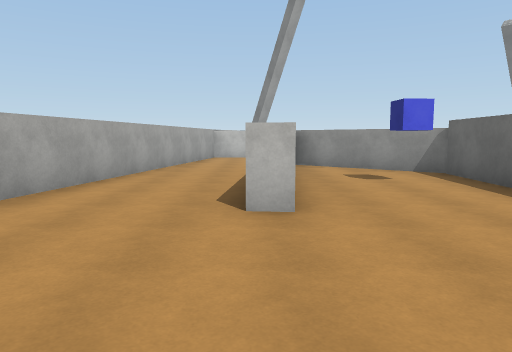
view 1 (above)

20 first-person views from a walk through a Unity game level. The camera is 1.5 m above the floor, tilts 6° down and sees 70° across. The floor is counted in squares, 2 m on a side. Each view is taken from the middle of a square. On the plan, view 1 faces up. The plan holds only what a view shows up to about 11 squares ahead; the rest is blank. The place goes on beyond the plan. The player character is not drawn. Some surface patterns are stand-ins.

view 2
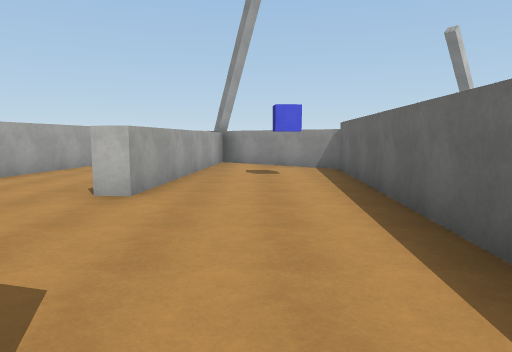

view 3
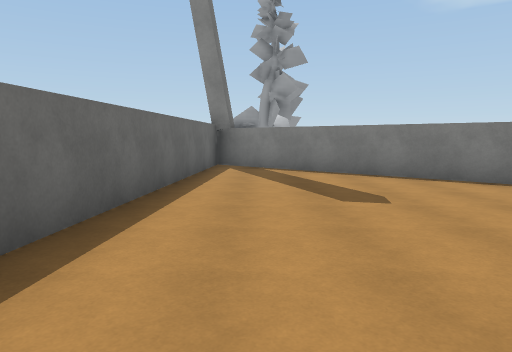

view 4
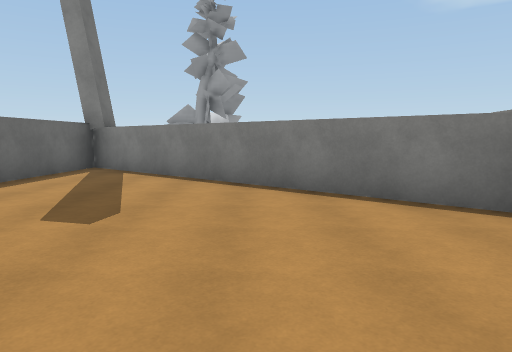

view 5
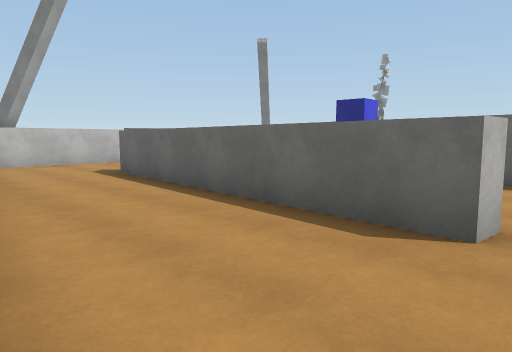

view 6
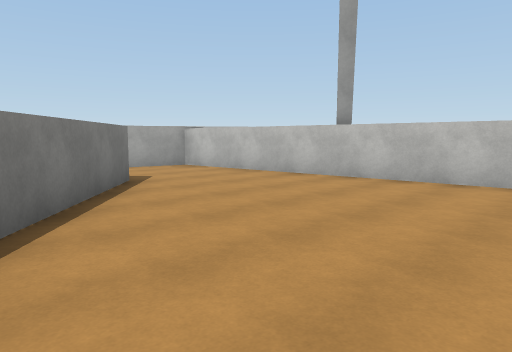

view 7
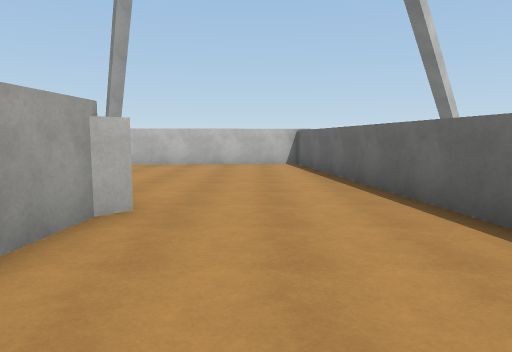

view 8
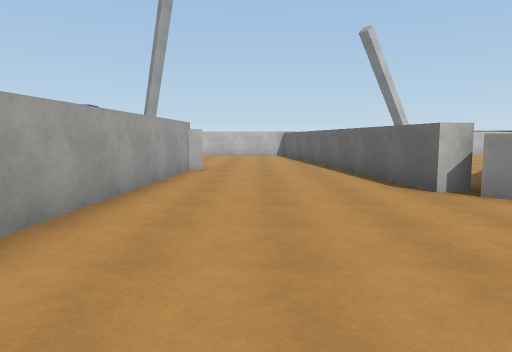

view 9
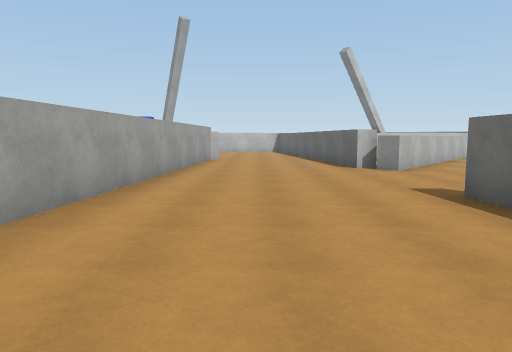

view 10
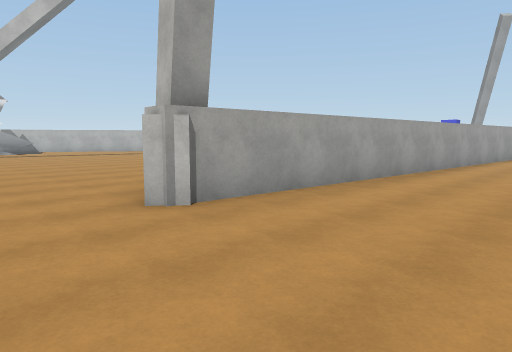

view 11
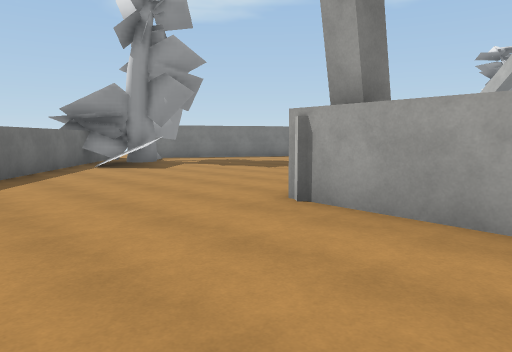

view 12
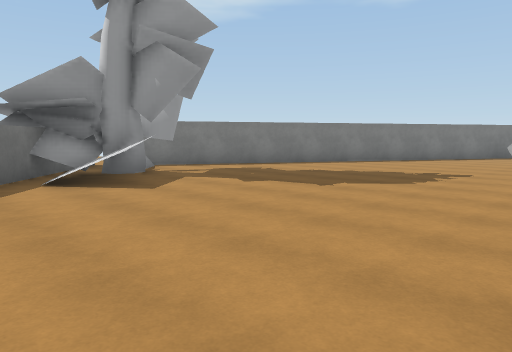

view 13
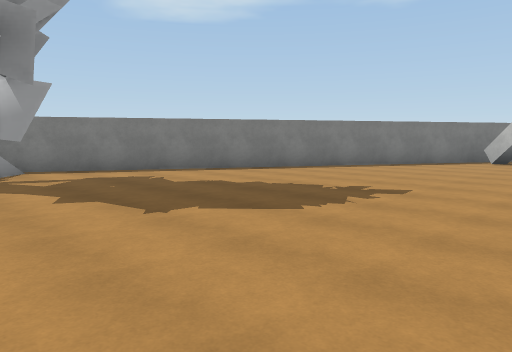

view 14
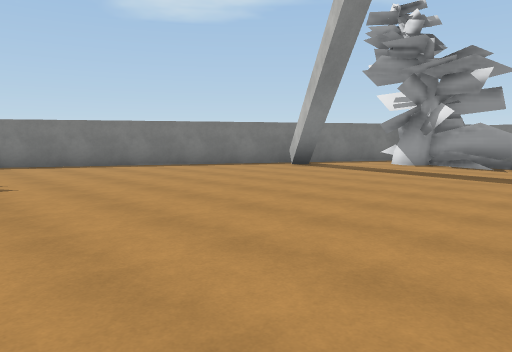

view 15
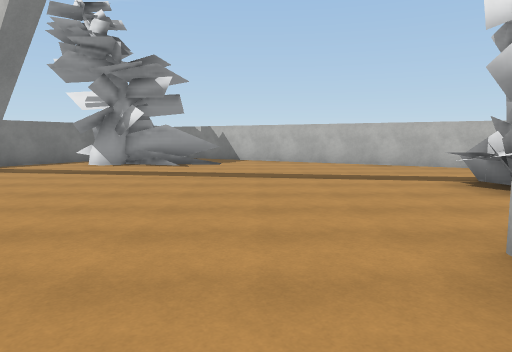

view 16
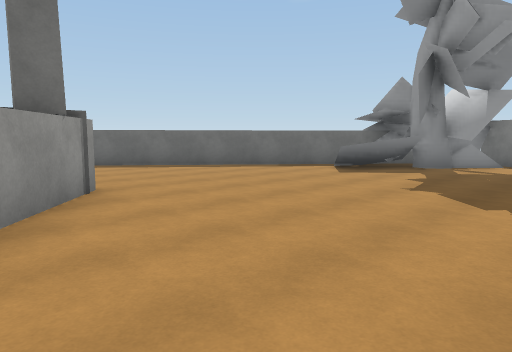

view 17
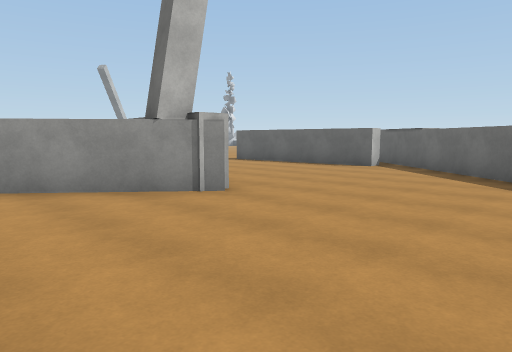

view 18
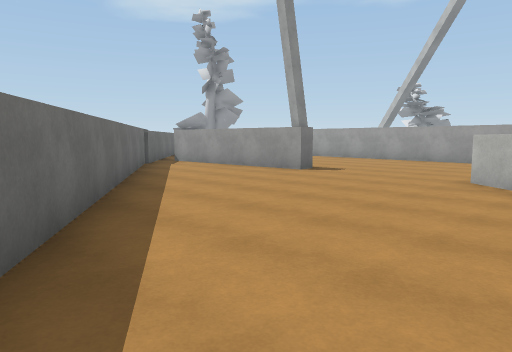

view 19
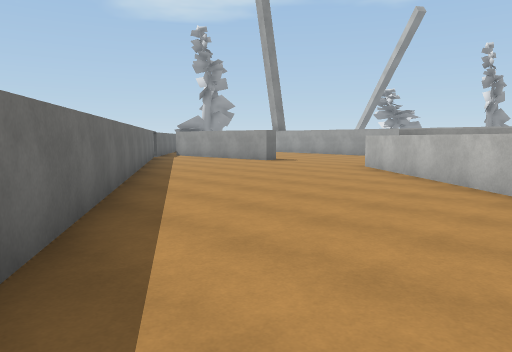

view 20
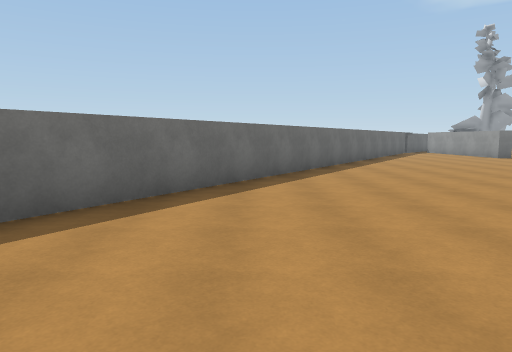

### Floor plan
Points are (right, up) in squares from view 1. A wall is a line through its corners. A room is listed if a view was taken in it or the views show most of it. See-through windows are left out.
Room 1 (views 1, 2, 3, 4, 5)
walls: (-3.6, 0.4) (3.1, -5.2) (4, 7.7) (1, 10.2) (0.4, 3.6) (-0.1, 3.7) (0.5, 10.7); (-2.1, 10.6) (-3.1, 4.3)
ways out: opening at (-1, 10) to room 2
Room 2 (views 6, 7, 8, 9, 10, 11, 12, 13, 14, 15, 16, 17, 18, 19, 20)
walls: (8.7, -1.3) (8.7, -0.4) (9.2, -0.3) (9.4, -4); (4.8, 7.8) (4.5, 7.4) (3.5, -6.2); (8.8, 6.4) (8.9, 4) (8.5, 4) (7.2, 14.6) (-1.6, 13.8) (-2.1, 10.6); (3.7, -5.6) (3.3, -6.1) (1, -4.1); (8.9, -5.4) (8.8, -3.1); (10.7, -4.9) (20.3, 9.9); (12.4, 7.1) (9.2, 3.3) (8.8, 3.6); (0.8, 11) (3.8, 8.5); (-10.8, 3.7) (-13.1, -0.3); (2.2, -14.9) (10.7, -4.7); (-9.4, -7.8) (-10.3, -8.9); (-13, -3.1) (-12.5, -6); (-12.2, -5.8) (-12, -6.2); (-13, -5.7) (-12.4, -5.7) (-12.1, -6.4) (-12.3, -6.7); (-13.1, -7.6) (0.8, -15.6)
ways out: opening at (-1, 10) to room 1
objects: other object (-8, 1) to (-7, 3); other object (1, -15) to (2, -13)

Positions as (right, up) in squares from view 1, and headings:
1: (0, 0), facing up
2: (2, -1), facing up
3: (2, 5), facing down
4: (-1, 4), facing down
5: (-3, 3), facing up-right
6: (7, 8), facing up-left
7: (6, 4), facing up
8: (6, -1), facing up
9: (6, -5), facing up
10: (7, -8), facing up-left
11: (7, -3), facing down-left
12: (5, -6), facing down-left
13: (2, -6), facing down-left
14: (-2, -2), facing down-left
15: (-2, -2), facing left
16: (-2, -4), facing down-right
17: (0, -10), facing up-right
18: (16, 5), facing down-left
19: (18, 8), facing down-left
20: (18, 13), facing down
